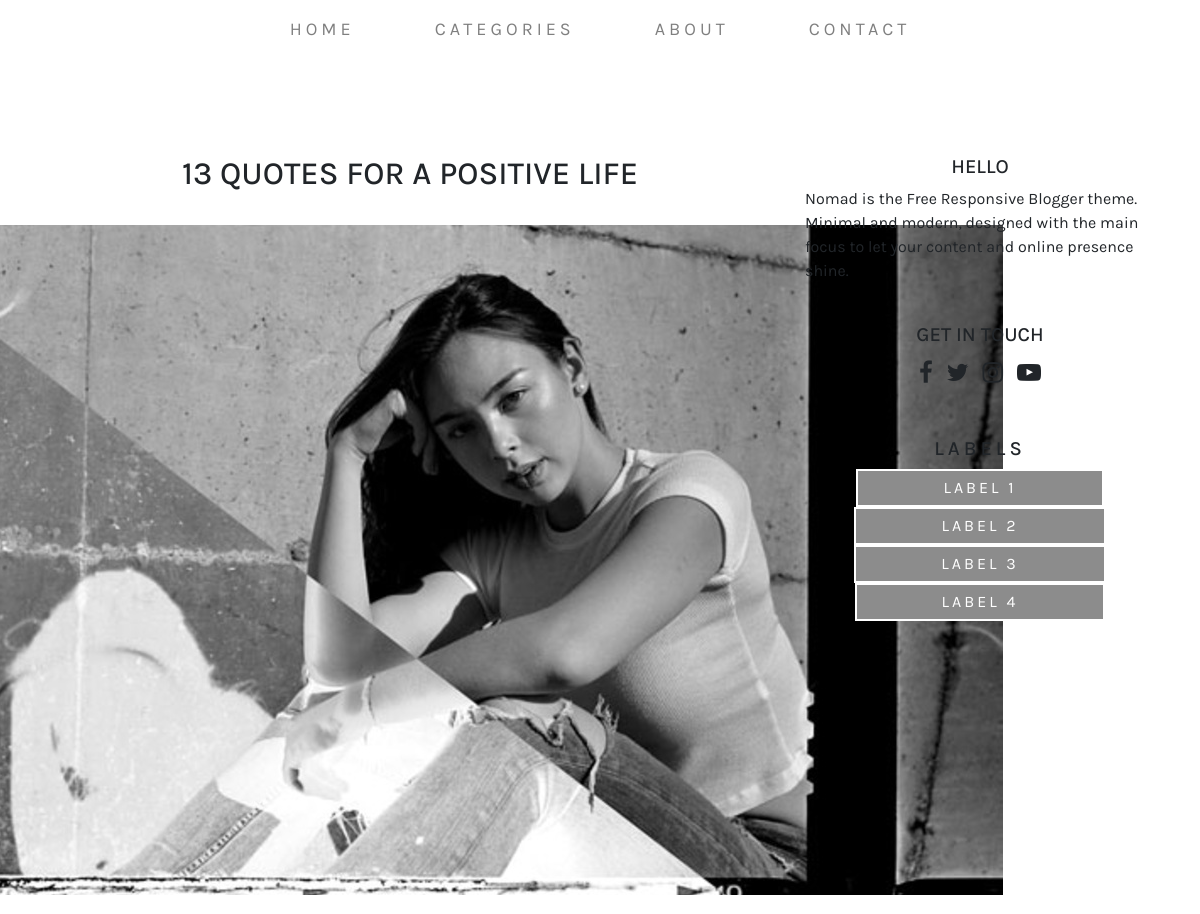
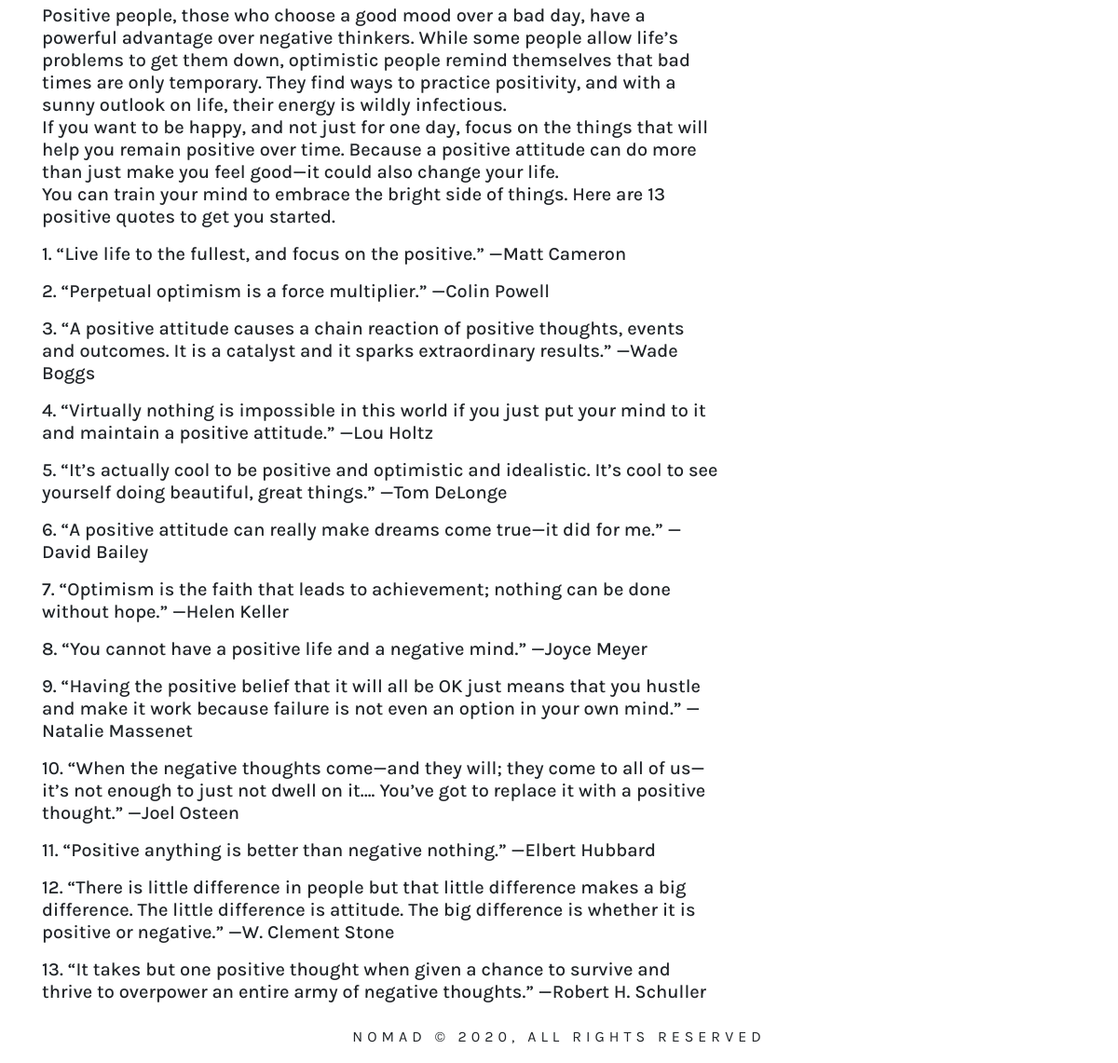
/1/, run on the app's committed database (2 pictures, top to bottom).
### blogapp/models.py (models this page shows, shortened)
class Post(models.Model):
    pub_date = models.DateTimeField('date published')
    title = models.CharField(max_length=200)
    upload = models.ImageField(upload_to='images/')
    intro = models.CharField(max_length=400)
    body = models.TextField()

### blogapp/views.py (the view)
# urls.py: path('<int:pk>/', views.DetailView.as_view(), name='detail'),
class DetailView(generic.DetailView):
    model = Post
    template_name = 'blogapp/post_detail.html'
    context_object_name = 'details'

### blogapp/templates/blogapp/post_detail.html (shortened to what this page needs)
{% load static %}
<!DOCTYPE html>
<html lang="en">
  <head>
    <link
      rel="stylesheet"
      href="https://cdnjs.cloudflare.com/ajax/libs/font-awesome/4.7.0/css/font-awesome.min.css"
    />
    <link
      rel="stylesheet"
      href="https://cdnjs.cloudflare.com/ajax/libs/font-awesome/4.7.0/css/font-awesome.min.css"
    />
    <link
      rel="stylesheet"
      href="https://maxcdn.bootstrapcdn.com/bootstrap/4.5.2/css/bootstrap.min.css"
    />
    <link
      rel="stylesheet"
      href="{% static 'blogapp/stylee.css' %}"
      type="text/css"
    />
  </head>
  <body>
    <div class="container">
      <nav class="navbar navbar-expand-sm navbar-light justify-content-center">
        <ul class="navbar-nav">
          <li class="nav-item">
            <a class="nav-link" href="{% url 'index' %}">HOME</a>
          </li>
          <li class="nav-item">
            <a class="nav-link" href="#">CATEGORIES</a>
          </li>
          <li class="nav-item">
            <a class="nav-link" href="#">ABOUT</a>
          </li>
          <li class="nav-item">
            <a class="nav-link" href="#">CONTACT</a>
          </li>
        </ul>
      </nav>
    </div>
    <br /><br /><br /><br />
    <div class="container">
      <div class="row">
        <div class="col-sm-8">
          {% if details %}
          <div class="d-flex justify-content-center">
            <h2>{{ details.title }}</h2>
          </div>
          <br />
          <div class="d-flex justify-content-center">
            <img src="{{ details.upload.url }}" />
          </div>
          <br />
          <div class="d-flex justify-content-center">
            <h5>{{details.body|linebreaks}}</h5>
          </div>
        </div>
        <div class="col-sm-4">
          <div class="d-flex justify-content-center">
            <h5>HELLO</h5>
          </div>
          <div class="d-flex justify-content-center">
            <p>
              Nomad is the Free Responsive Blogger theme. Minimal and modern,
              designed with the main focus to let your content and online
              presence shine.
            </p>
          </div>
          <br />
          <div class="socials">
            <h5>GET IN TOUCH</h5>
            <i class="fa fa-facebook" style="font-size: 24px;"></i>
            <i class="fa fa-twitter" style="font-size: 24px;"></i>
            <i class="fa fa-instagram" style="font-size: 24px;"></i>
            <i class="fa fa-youtube-play" style="font-size: 24px;"></i>
          </div>
          <br /><br />
          <div class="labels">
            <h5>LABELS</h5>
            <button class="buttonlab">LABEL 1</button>
            <button class="buttonlab">LABEL 2</button>
            <button class="buttonlab">LABEL 3</button>
            <button class="buttonlab">LABEL 4</button>
          </div>
        </div>
      </div>
      {% endif %}
    </div>
    <footer>
      <p>NOMAD © 2020, ALL RIGHTS RESERVED</p>
    </footer>
  </body>
</html>

### blogapp/static/blogapp/stylee.css (style rules this page uses)
body { font-family: "Karla", sans-serif; }
.navbar .navbar-nav .nav-link { font-size: 18px; padding-left: 40px; padding-right: 40px; letter-spacing: 4px; }
button { background: none; border: 2px solid; font: inherit; padding: 5px; }
.socials { text-align: center; }
i { margin: 5px; }
.labels { text-align: center; letter-spacing: 4px; }
.buttonlab { background-color: #8c8c8c; color: white; letter-spacing: 3px; padding-right: 85px; padding-left: 85px; }
footer { letter-spacing: 5px; text-align: center; }

### data on the page
Post: title "13 QUOTES FOR A POSITIVE LIFE", upload (picture), body "Positive people, those who choose a good mood over a bad day, have a powerful advantage over negative thinkers. While some people allow life’s problems to get them down, optimistic people remind themselves that bad times are only temporary. They find ways to practice positivity, and with a sunny outlook on life, their energy is wildly infectious. If you want to be happy, and not just for one day, focus on the things that will help you remain positive over time. Because a positive attitude can do more than just make you feel good—it could also change your life. You can train your mind to embrace the bright side of things. Here are 13 positive quotes to get you started. 1. “Live life to the…"
